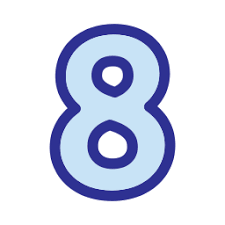
#> input picture TamrinMabahesVigheh/eight.tif, 225 x 225 px
$ python Tamrin3.py
#> lines starting #> are read from the running program, lines starting #| are printed output that depends on the picture
import cv2
import numpy as np
import matplotlib.pyplot as plt

# ---------- 1- خواندن تصویر ----------
img = cv2.imread('eight.tif', cv2.IMREAD_GRAYSCALE)
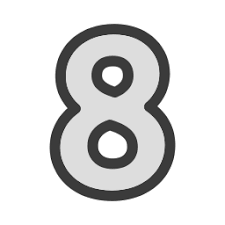
#> img: shape (225, 225); min 26, max 255, mean 219.4

# ---------- 2- افزودن نویز Salt & Pepper ----------
def salt_pepper_noise(image, amount):
#> called with amount = 0.03
    noisy = image.copy()
    h, w = image.shape
#> h = 225; w = 225
    num_noise = int(amount * h * w)
#> num_noise = 1518

    # Salt
    coords = [np.random.randint(0, i, num_noise) for i in image.shape]
    noisy[coords[0], coords[1]] = 255

    # Pepper
    coords = [np.random.randint(0, i, num_noise) for i in image.shape]
    noisy[coords[0], coords[1]] = 0
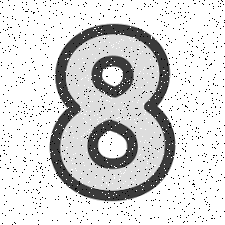
#> noisy: shape (225, 225); min 0, max 255, mean 214

    return noisy

noisy_img = salt_pepper_noise(img, 0.03)

# ---------- اندازه فیلترها ----------
filter_sizes = [3, 5, 7]

for k in filter_sizes:

    # ---------- 3- فیلتر میانگین ----------
    avg = cv2.blur(noisy_img, (k, k))

    # ---------- 4- فیلتر میانه ----------
    median = cv2.medianBlur(noisy_img, k)

    # ---------- 5- فیلتر ماکزیمم ----------
    kernel = np.ones((k, k), np.uint8)
    max_filter = cv2.dilate(noisy_img, kernel)

    # ---------- 6- فیلتر مینیمم ----------
    min_filter = cv2.erode(noisy_img, kernel)

    # ---------- نمایش ----------
    plt.figure(figsize=(10, 6))
    plt.suptitle(f'Filter Size {k}x{k}', fontsize=14)

    plt.subplot(2, 3, 1)
    plt.imshow(noisy_img, cmap='gray')
    plt.title('Noisy Image')
    plt.axis('off')

    plt.subplot(2, 3, 2)
    plt.imshow(avg, cmap='gray')
    plt.title('Average Filter')
    plt.axis('off')

    plt.subplot(2, 3, 3)
    plt.imshow(median, cmap='gray')
    plt.title('Median Filter')
    plt.axis('off')

    plt.subplot(2, 3, 5)
    plt.imshow(max_filter, cmap='gray')
    plt.title('Max Filter')
    plt.axis('off')

    plt.subplot(2, 3, 6)
    plt.imshow(min_filter, cmap='gray')
    plt.title('Min Filter')
    plt.axis('off')

    plt.show()
#> this loop made 3 passes
#> pass 1, `avg = cv2.blur(noisy_img, (k, k))`:
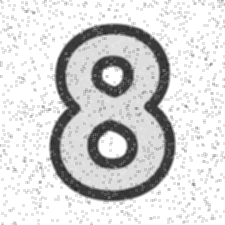
#> avg: shape (225, 225); min 37, max 255, mean 214.1
#> pass 1, `max_filter = cv2.dilate(noisy_img, kernel)`:
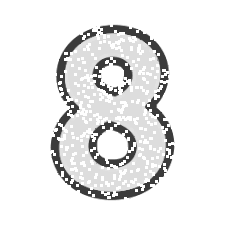
#> max_filter: shape (225, 225); min 59, max 255, mean 233.2
#> pass 1, `min_filter = cv2.erode(noisy_img, kernel)`:
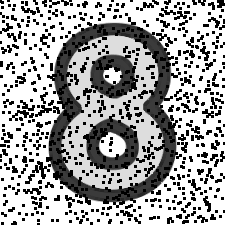
#> min_filter: shape (225, 225); min 0, max 255, mean 162.3
#> pass 2, `plt.show()`:
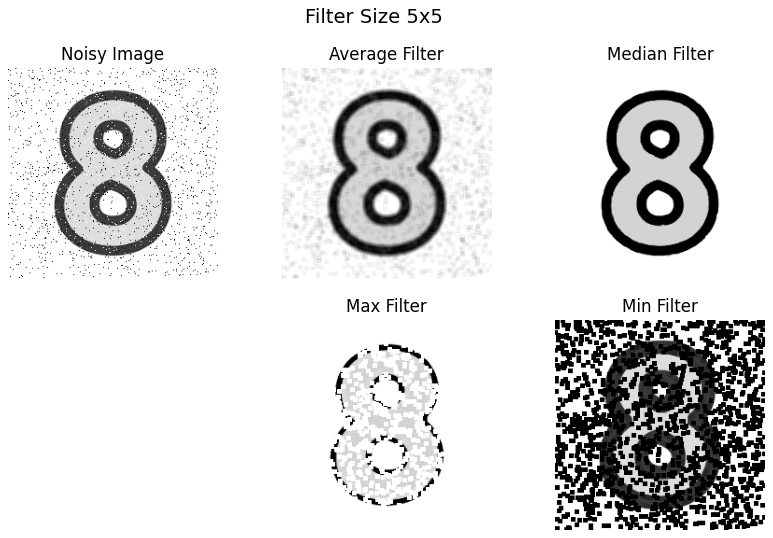
#> figure drawn by matplotlib, 5 panels
